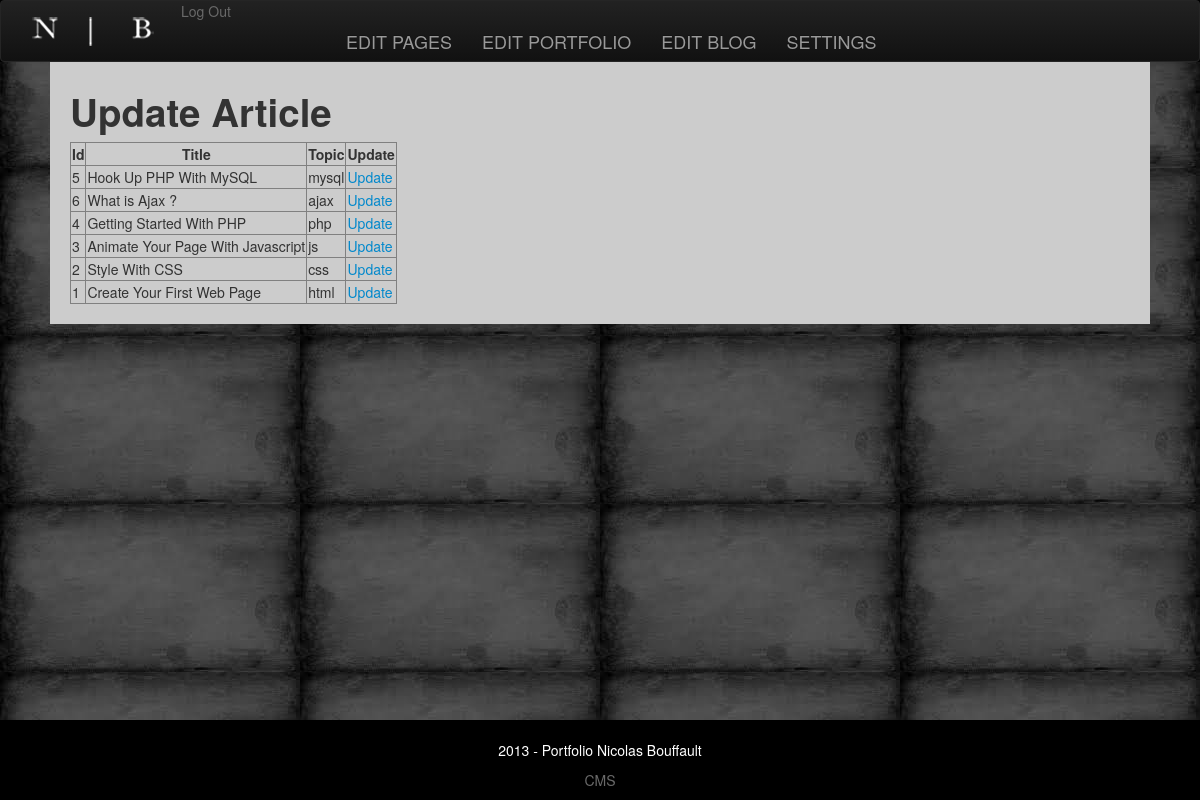
Screenshot of /?page=admin/admin-blog-update (signed in) with the database file from the repository.
### tables this page shows
CREATE TABLE `articles` (
  `id` int(11) unsigned NOT NULL AUTO_INCREMENT,
  `title` varchar(50) DEFAULT NULL,
  `date` date DEFAULT NULL,
  `topic` varchar(20) DEFAULT NULL,
  `author` varchar(20) DEFAULT NULL,
  `image` varchar(255) DEFAULT NULL,
  `article` text,
  `keywords` varchar(255) DEFAULT NULL,
  PRIMARY KEY (`id`)
);

### application/controllers/admin/admin-blog-update.php (called while the page is built, shortened)
<?php
include(DATA.'articles.php');
$articleList = array();
if(isset($_GET['id'])){
	$id = $_GET['id'];
	$articles = getArticleById($id);
	$topics = getTopics();
}
else
{
	$articleList = getArticleByDate();
}
include(VIEWS.'header.php');
include(VIEWS.'admin/admin-blog-update.php');
include(VIEWS.'footer.php');
?>

### application/data/articles.php (called while the page is built, shortened)
<?php
function getArticleByDate(){
	$result = mysql_query("SELECT * FROM articles ORDER BY date DESC");
	$data = array();
	while($record = mysql_fetch_assoc($result)){
		array_push($data, $record);
	}
	return $data;
}
?>

### application/views/admin/admin-blog-update.php (the view, shortened to what this page needs)
<h1>Update Article</h1>
<?php if(!isset($id)) :?>
<table border="1">
	<thead>
		<th>Id</th>
		<th>Title</th>
		<th>Topic</th>
		<th>Update</th>
	</thead>
	<?php foreach($articleList as $listItem) : ?>
	<tbody>
		<td><?php echo $listItem['id'];?></td>
		<td><?php echo $listItem['title'];?></td>
		<td><?php echo $listItem['topic'];?></td>
		<td><a href="?page=admin/admin-blog-update&amp;id=<?php echo $listItem['id'];?>">Update</a></td>
	</tbody>
	<?php endforeach; ?>
</table>
<?php endif;?>

### site/css/style.css (style rules this page uses)
BODY { background-image: url('../img/bg.jpeg'); }

### rows the page displays
articles: id "5", title "Hook Up PHP With MySQL", topic "mysql"
articles: id "6", title "What is Ajax ?", topic "ajax"
articles: id "4", title "Getting Started With PHP", topic "php"
articles: id "3", title "Animate Your Page With Javascript", topic "js"
articles: id "2", title "Style With CSS", topic "css"
articles: id "1", title "Create Your First Web Page", topic "html"
